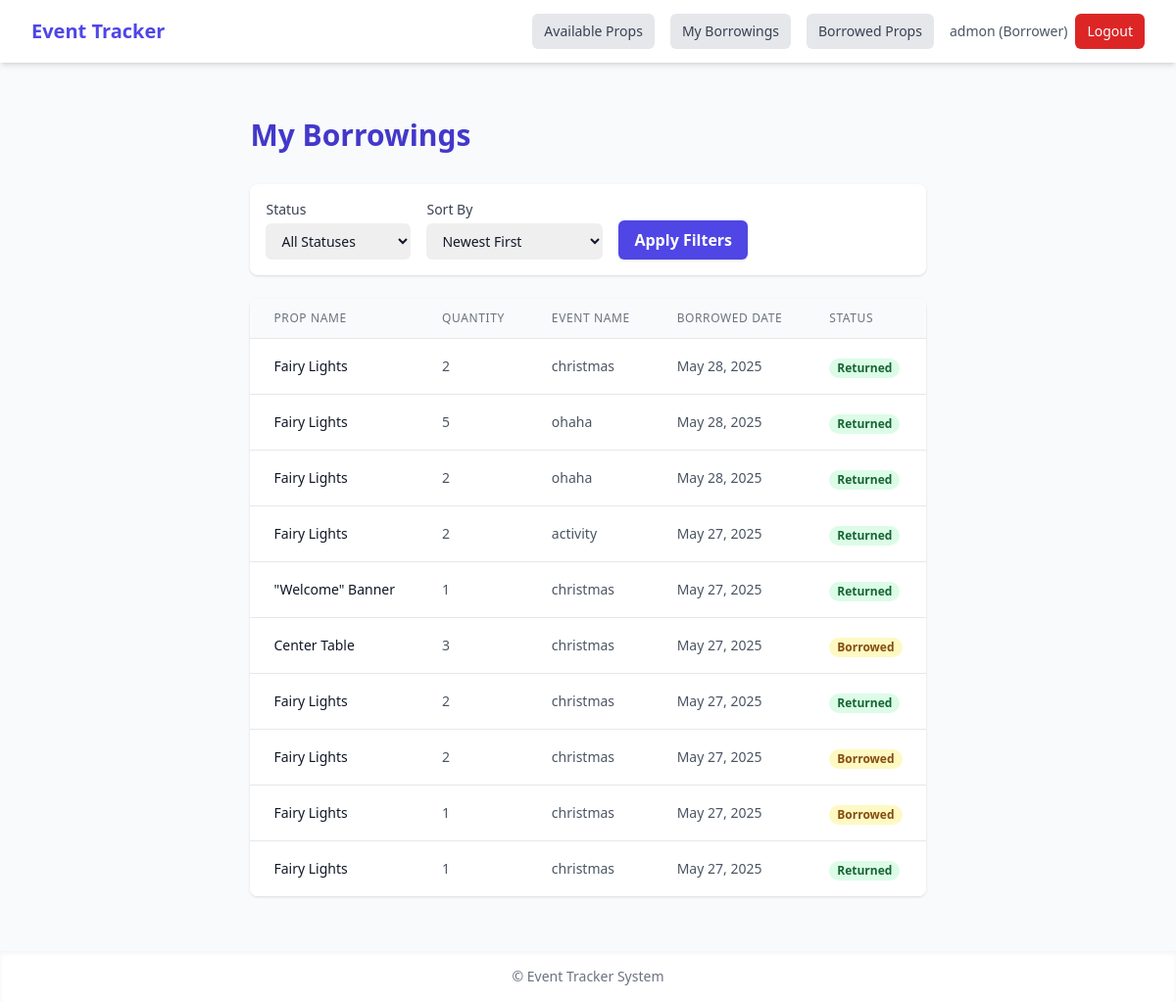
/my-borrowings/ (signed in), run on the app's committed database.
### inventory/models.py (models this page shows, shortened)
class UserProfile(models.Model):
    ROLE_CHOICES = [
        ('admin', 'Admin'),
        ('borrower', 'Borrower'),
    ]
    user = models.OneToOneField(User, on_delete=models.CASCADE, related_name='profile')
    role = models.CharField(max_length=10, choices=ROLE_CHOICES, default='borrower')
    phone = models.CharField(max_length=20, blank=True, null=True)
    @property
    def is_admin(self):
        return self.role == 'admin'
    @property
    def is_borrower(self):
        return self.role == 'borrower'

class PropUse(models.Model):
    RETURN_STATUS_CHOICES = [
        ('borrowed', 'Borrowed'),
        ('returned', 'Returned'),
        ('damaged', 'Damaged'),
        ('missing', 'Missing'),
    ]
    prop = models.ForeignKey(Prop, on_delete=models.CASCADE)
    quantity = models.PositiveIntegerField()
    timestamp = models.DateTimeField(auto_now_add=True)
    used_by_name = models.CharField(max_length=255)
    used_by = models.ForeignKey(User, on_delete=models.SET_NULL, null=True, blank=True)
    borrower = models.ForeignKey(Borrower, on_delete=models.SET_NULL, null=True, blank=True)
    used_at = models.DateTimeField(auto_now_add=True)
    event_name = models.CharField(max_length=100, null=True, blank=True)
    return_status = models.CharField(max_length=10, choices=RETURN_STATUS_CHOICES, default='borrowed')
    return_date = models.DateTimeField(null=True, blank=True)
    return_notes = models.TextField(blank=True, null=True)

class Prop(models.Model):
    CATEGORY_CHOICES = [
        ('Lights', 'Lights'),
        ('Tables', 'Tables'),
        ('Banners', 'Banners'),
        ('Costumes', 'Costumes'),
        ('Others', 'Others'),
    ]
    CONDITION_CHOICES = [
        ('Good', 'Good'),
        ('Fair', 'Fair'),
        ('Damaged', 'Damaged'),
    ]
    name = models.CharField(max_length=100)
    category = models.CharField(max_length=20, choices=CATEGORY_CHOICES)
    quantity = models.PositiveIntegerField()
    condition = models.CharField(max_length=10, choices=[('Good', 'Good'), ('Fair', 'Fair'), ('Damaged', 'Damaged')])
    storage_location = models.CharField(max_length=100)
    image = models.ImageField(upload_to='prop_images/', blank=True, null=True)

### inventory/views.py (the view)
# urls.py: path('my-borrowings/', my_borrowings, name='my_borrowings'),
@login_required
@borrower_required
def my_borrowings(request):
    queryset = PropUse.objects.filter(used_by=request.user)
    status = request.GET.get('status')
    if status:
        queryset = queryset.filter(return_status=status)
    sort = request.GET.get('sort', '-used_at')  # Default to newest first
    if sort:
        queryset = queryset.order_by(sort)
    queryset = queryset.select_related('prop', 'used_by')
    recent_returns = queryset.filter(
        return_status='returned',
        return_date__gte=timezone.now() - timedelta(days=1)
    )
    for prop_use in recent_returns:
        messages.success(
            request,
            f"Your prop '{prop_use.prop.name}' has been returned and confirmed by the administrator."
        )
    return render(request, 'inventory/my_borrowings.html', {
        'borrowings': queryset,
        'recent_returns': recent_returns,
        'current_filters': {
            'status': status,
            'sort': sort,
        }
    })

### inventory/views.py (called while the page is built)
def borrower_required(view_func):
    @wraps(view_func)
    def _wrapped_view(request, *args, **kwargs):
        if not request.user.is_authenticated:
            messages.error(request, "Please log in to access this page.")
            return redirect('login')
        if not request.user.profile.is_borrower:
            messages.error(request, "This page is only for borrowers.")
            return redirect('home')
        return view_func(request, *args, **kwargs)
    return _wrapped_view

### inventory/templates/inventory/my_borrowings.html (shortened to what this page needs)
{% extends 'inventory/base.html' %}
{% block content %}
<div class="container mx-auto px-4 py-8">
    <h1 class="text-3xl font-bold text-indigo-700 mb-8">My Borrowings</h1>
    <div class="mb-6 bg-white rounded-lg shadow p-4">
        <form method="get" class="flex flex-wrap gap-4 items-end">
            <div>
                <label for="status" class="block text-sm font-medium text-gray-700 mb-1">Status</label>
                <select name="status" id="status" class="mt-1 block w-full pl-3 pr-10 py-2 text-base border-gray-300 focus:outline-none focus:ring-indigo-500 focus:border-indigo-500 sm:text-sm rounded-md">
                    <option value="">All Statuses</option>
                </select>
            </div>
            <div>
                <label for="sort" class="block text-sm font-medium text-gray-700 mb-1">Sort By</label>
                <select name="sort" id="sort" class="mt-1 block w-full pl-3 pr-10 py-2 text-base border-gray-300 focus:outline-none focus:ring-indigo-500 focus:border-indigo-500 sm:text-sm rounded-md">
                    <option value="-used_at" {% if current_filters.sort == '-used_at' %}selected{% endif %}>Newest First</option>
                </select>
            </div>
            <div>
                <button type="submit" class="bg-indigo-600 hover:bg-indigo-700 text-white font-semibold px-4 py-2 rounded-md shadow transition">
                    Apply Filters
                </button>
            </div>
        </form>
    </div>
    <div class="bg-white rounded-lg shadow overflow-hidden">
        <div class="overflow-x-auto">
            <table class="min-w-full divide-y divide-gray-200">
                <thead class="bg-gray-50">
                    <tr>
                        <th class="px-6 py-3 text-left text-xs font-medium text-gray-500 uppercase tracking-wider">Prop Name</th>
                        <th class="px-6 py-3 text-left text-xs font-medium text-gray-500 uppercase tracking-wider">Quantity</th>
                        <th class="px-6 py-3 text-left text-xs font-medium text-gray-500 uppercase tracking-wider">Event Name</th>
                        <th class="px-6 py-3 text-left text-xs font-medium text-gray-500 uppercase tracking-wider">Borrowed Date</th>
                        <th class="px-6 py-3 text-left text-xs font-medium text-gray-500 uppercase tracking-wider">Status</th>
                    </tr>
                </thead>
                <tbody class="bg-white divide-y divide-gray-200">
                    {% for borrowing in borrowings %}
                    <tr class="{% if borrowing in recent_returns %}bg-green-50{% endif %}">
                        <td class="px-6 py-4 whitespace-nowrap text-sm text-gray-900">{{ borrowing.prop.name }}</td>
                        <td class="px-6 py-4 whitespace-nowrap text-sm text-gray-600">{{ borrowing.quantity }}</td>
                        <td class="px-6 py-4 whitespace-nowrap text-sm text-gray-600">{{ borrowing.event_name }}</td>
                        <td class="px-6 py-4 whitespace-nowrap text-sm text-gray-600">{{ borrowing.used_at|date:"M d, Y" }}</td>
                        <td class="px-6 py-4 whitespace-nowrap">
                            <span class="px-2 inline-flex text-xs leading-5 font-semibold rounded-full
                                {% if borrowing.return_status == 'borrowed' %}
                                    bg-yellow-100 text-yellow-800
                                {% elif borrowing.return_status == 'returned' %}
                                    bg-green-100 text-green-800
                                {% elif borrowing.return_status == 'damaged' %}
                                    bg-red-100 text-red-800
                                {% else %}
                                    bg-gray-100 text-gray-800
                                {% endif %}">
                                {{ borrowing.get_return_status_display }}
                            </span>
                        </td>
                    </tr>
                    {% endfor %}
                </tbody>
            </table>
        </div>
    </div>
</div>
{% endblock %}

### inventory/templates/inventory/base.html (shortened to what this page needs)
<!DOCTYPE html>
<html lang="en" class="scroll-smooth">
<head>
    <script src="https://cdn.tailwindcss.com"></script>
</head>
<body class="bg-gray-50 text-gray-900 min-h-screen flex flex-col">
    <nav class="bg-white shadow-md">
        <div class="max-w-7xl mx-auto px-4 sm:px-6 lg:px-8">
            <div class="flex justify-between h-16 items-center">
                <div>
                    <a href="{% url 'home' %}" class="text-xl font-bold text-indigo-600 hover:text-indigo-700">
                        Event Tracker
                    </a>
                </div>
                {% if user.is_authenticated %}
                <div class="flex items-center space-x-4">
                    {% if user.profile.is_admin %}
                    <a href="{% url 'dashboard' %}" class="inline-block px-3 py-2 rounded-md text-sm font-medium bg-indigo-600 text-white hover:bg-indigo-700 transition">
                        Dashboard
                    </a>
                    <a href="{% url 'prop_list' %}" class="inline-block px-3 py-2 rounded-md text-sm font-medium bg-gray-200 text-gray-700 hover:bg-gray-300 transition">
                        Props
                    </a>
                    <a href="{% url 'borrower_list' %}" class="inline-block px-3 py-2 rounded-md text-sm font-medium bg-gray-200 text-gray-700 hover:bg-gray-300 transition">
                        Borrowers
                    </a>
                    {% else %}
                    <a href="{% url 'prop_list' %}" class="inline-block px-3 py-2 rounded-md text-sm font-medium bg-gray-200 text-gray-700 hover:bg-gray-300 transition">
                        Available Props
                    </a>
                    <a href="{% url 'my_borrowings' %}" class="inline-block px-3 py-2 rounded-md text-sm font-medium bg-gray-200 text-gray-700 hover:bg-gray-300 transition">
                        My Borrowings
                    </a>
                    {% endif %}
                    <a href="{% url 'borrowed_props_list' %}" class="inline-block px-3 py-2 rounded-md text-sm font-medium bg-gray-200 text-gray-700 hover:bg-gray-300 transition">
                        Borrowed Props
                    </a>
                    <div class="flex items-center space-x-2">
                        <span class="text-sm text-gray-600">
                            {{ user.username }} ({{ user.profile.get_role_display }})
                        </span>
                        <a href="{% url 'logout' %}" class="inline-block px-3 py-2 rounded-md text-sm font-medium bg-red-600 text-white hover:bg-red-700 transition">
                            Logout
                        </a>
                    </div>
                </div>
                {% endif %}
            </div>
        </div>
    </nav>
    <main class="flex-grow max-w-7xl mx-auto p-6">
        {% block content %}
        {% endblock %}
    </main>
    <footer class="bg-white shadow-inner text-center text-gray-500 text-sm py-4">
        &copy; {{ now|date:"Y" }} Event Tracker System
    </footer>
</body>
</html>

### data on the page
PropUse: prop.name "Fairy Lights", quantity "2", event_name "christmas", used_at "May 28, 2025", return_status "Returned"
PropUse: prop.name "Fairy Lights", quantity "5", event_name "ohaha", used_at "May 28, 2025", return_status "Returned"
PropUse: prop.name "Fairy Lights", quantity "2", event_name "ohaha", used_at "May 28, 2025", return_status "Returned"
PropUse: prop.name "Fairy Lights", quantity "2", event_name "activity", used_at "May 27, 2025", return_status "Returned"
PropUse: prop.name "\"Welcome\" Banner", quantity "1", event_name "christmas", used_at "May 27, 2025", return_status "Returned"
PropUse: prop.name "Center Table", quantity "3", event_name "christmas", used_at "May 27, 2025", return_status "Borrowed"
PropUse: prop.name "Fairy Lights", quantity "2", event_name "christmas", used_at "May 27, 2025", return_status "Returned"
PropUse: prop.name "Fairy Lights", quantity "2", event_name "christmas", used_at "May 27, 2025", return_status "Borrowed"
PropUse: prop.name "Fairy Lights", quantity "1", event_name "christmas", used_at "May 27, 2025", return_status "Borrowed"
PropUse: prop.name "Fairy Lights", quantity "1", event_name "christmas", used_at "May 27, 2025", return_status "Returned"

### other printed values
{{ user.username }} "admon"
{{ user.profile.get_role_display }} "Borrower"
